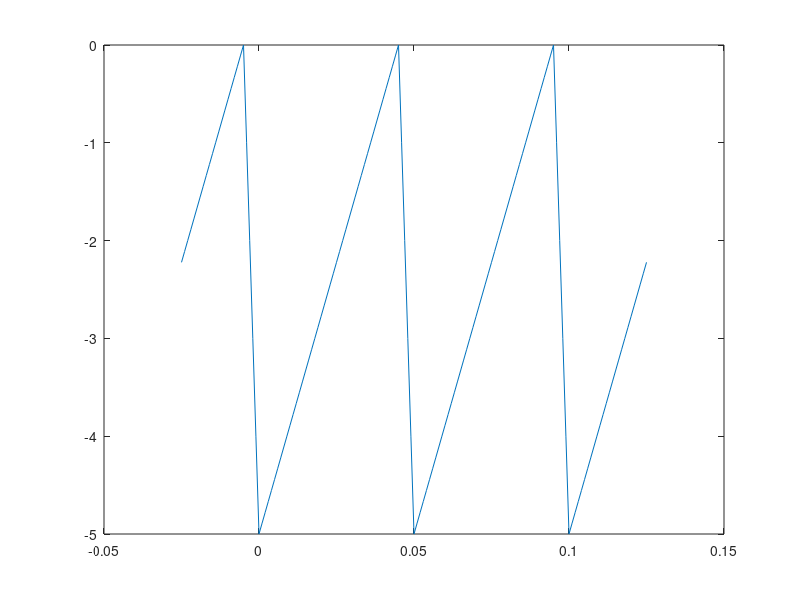
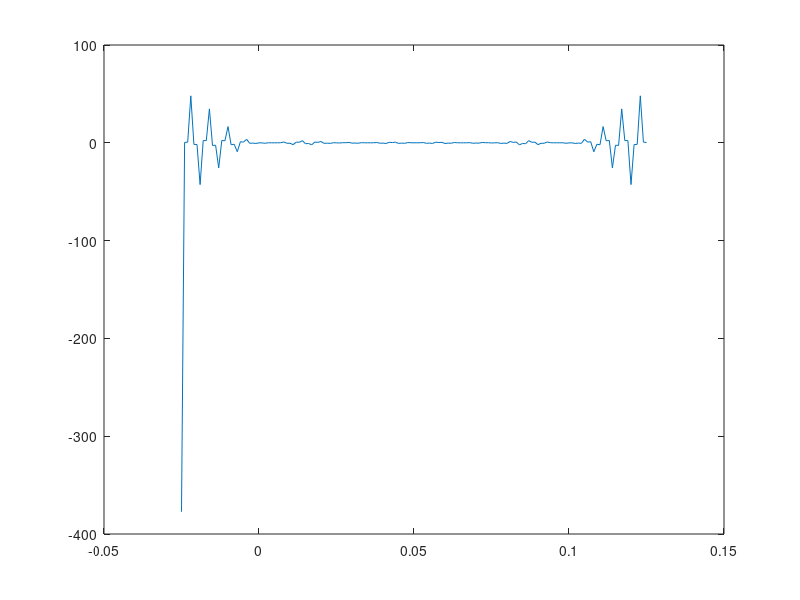

MATLAB code for these plots, in order:
close all
clc
Fs = 1e3;
t = -25e-3:1/Fs:125e-3;
A = 5;
T = 50e-3;
t1 = 5e-3;
s = (sawtooth(2*pi*t/T, 1-t1/T) - 1) * A/2;
g = figure();
plot(t,s);
FFT = fft(s);
s = figure();
plot(t, FFT)

saveas(g,'../fig/graph9_2','png');
saveas(s,'../fig/spec9_2','png');